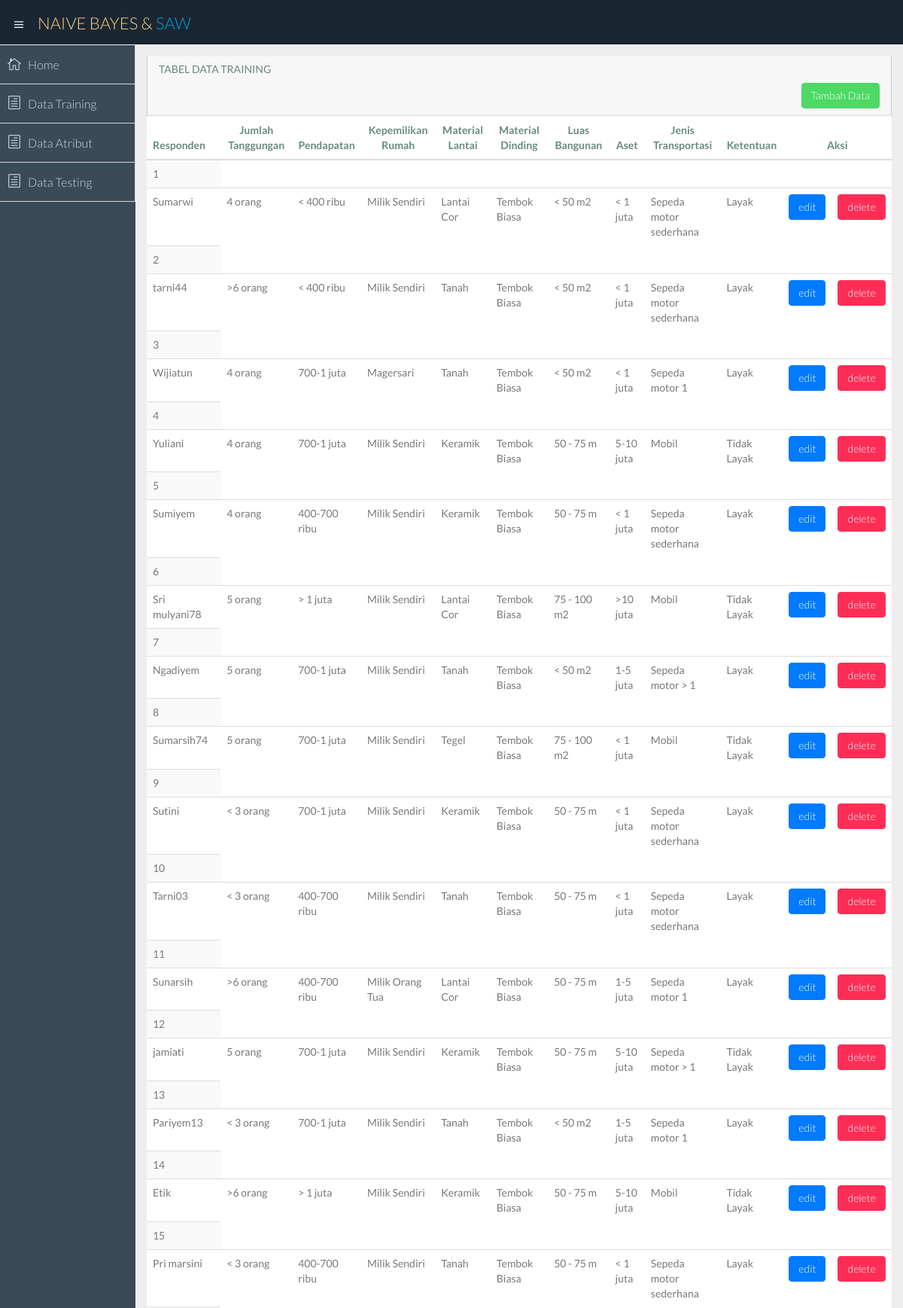
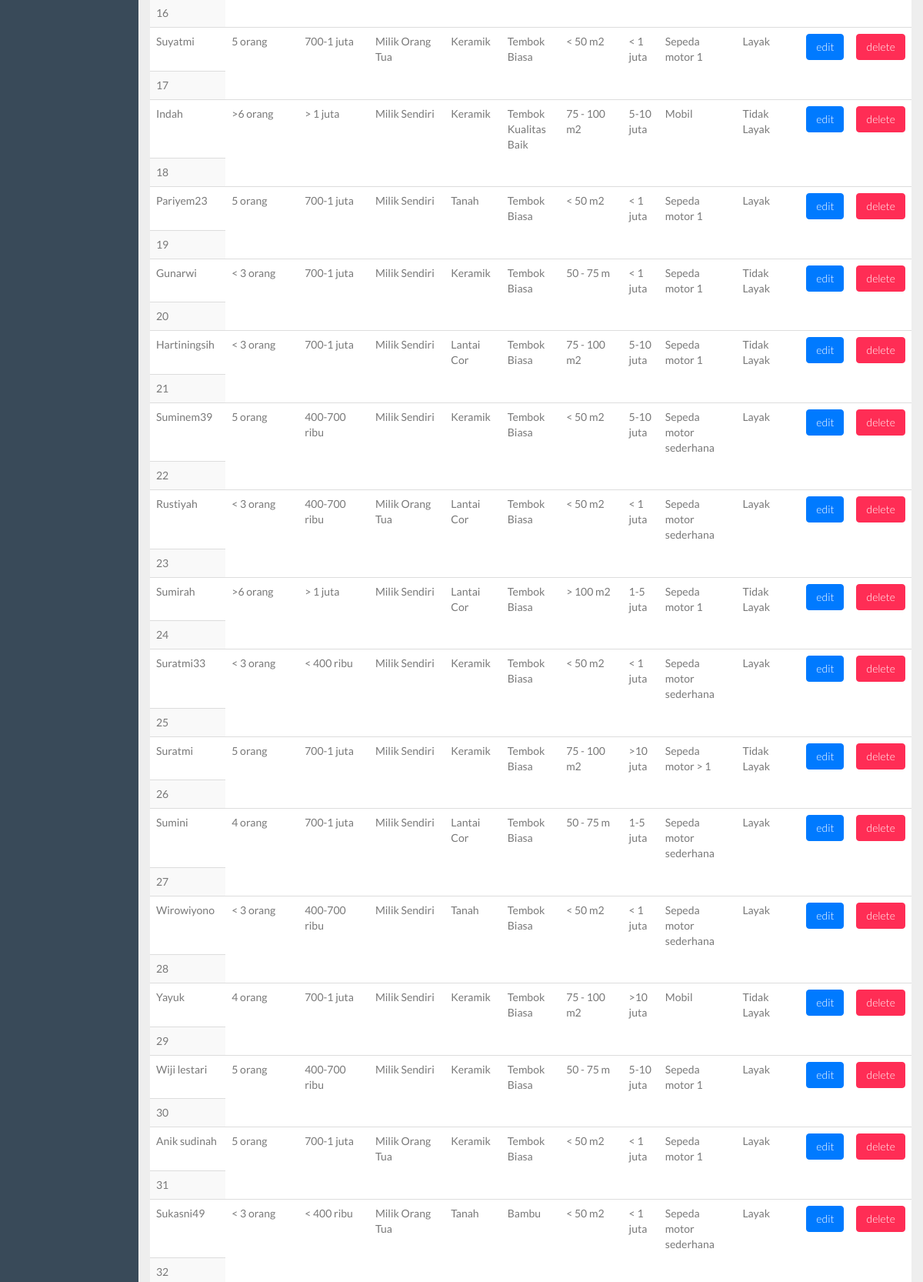
The page /master/home.php (upper part) on the database its author committed (2 pictures, top to bottom).
### tables this page shows
CREATE TABLE IF NOT EXISTS `nbc_data` (
  `id_data` int(11) unsigned NOT NULL AUTO_INCREMENT,
  `id_responden` tinyint(3) unsigned NOT NULL,
  `id_atribut` tinyint(3) unsigned NOT NULL,
  `id_parameter` tinyint(3) unsigned NOT NULL,
  PRIMARY KEY (`id_data`)
);

### master/home.php (the view, shortened to what this page needs)
<!DOCTYPE html>
<html lang="en">
<head>
<?php
$nomer=1;
$jml_atribut=0;
include "koneksi.php";
$count=1;
$sql = 'SELECT * FROM nbc_atribut ORDER BY id_atribut' ;
$result = $db->query($sql);
$atribut=array();
$noatribut=array();
foreach ($result as $row) {
    $atribut[$row['id_atribut']]=$row['atribut'];
    $noatribut[$count]=$row['id_atribut'];
    $jml_atribut=$jml_atribut+1 ;
    $count=$count+1;
    }
$sql = 'SELECT * FROM nbc_parameter ORDER BY id_atribut,id_parameter';
$result = $db->query($sql);
$parameter=array();
$id_atribut=0;
foreach ($result as $row) {
    if($id_atribut!=$row['id_atribut']){
        $parameter[$row['id_atribut']]=array();
        $id_atribut=$row['id_atribut'];
    }
    $parameter[$row['id_atribut']][$row['nilai']]=$row['parameter'];
}
$sql = 'SELECT * FROM nbc_data a JOIN nbc_responden b USING(id_responden) ORDER BY b.id_responden';
$result = $db->query($sql);
$data=array();
$responden=array();
$id_responden=0;
foreach ($result as $row) {
    if($id_responden!=$row['id_responden']){
        $responden[$row['id_responden']]=$row['responden'];
        $data[$row['id_responden']]=array();
        $id_responden=$row['id_responden'];
    }
    $data[$row['id_responden']][$row['id_atribut']]=$row['id_parameter'];
}
?>
</head>
<body>
  <section id="container" class="">
    <section id="main-content">
      <section class="wrapper">
        <div class="row">
          <div class="col-sm-12">
            <section class="panel">
              <header class="panel-heading">
                TABEL DATA TRAINING<br>
                <p align="right">
               <a class="btn btn-success" href="data_training/input.php">Tambah Data</a>
              </p>
              </header>
              <table class="table table-striped">
                <thead>
                  <tr>
                    <th>Responden</th>
                    <?php
                        for($i=2;$i<=$jml_atribut;$i++){
                            echo "<th style='text-align:center'>{$atribut[$noatribut[$i]]}</th>";
                        }
                        ?>
                        <th style="text-align:center"><?php echo $atribut[$noatribut[1]];?></th>
                        <th colspan="2" align="center" style="text-align:center">Aksi</th>
                  </tr>
                </thead>
                   <tbody>
                        <?php
                        foreach($data as $id_responden=>$dt_atribut){
                            echo "<tr><td>{$nomer}</td>";
                            $nomer=$nomer+1;
                            echo "<tr><td>{$responden[$id_responden]}</td>";
                            for($i=2;$i<=$jml_atribut;$i++){
                                echo "<td>{$parameter[$noatribut[$i]][$dt_atribut[$noatribut[$i]]]}</td>";
                            }
                            echo "<td>{$parameter[1][$dt_atribut[1]]}</td>";
                        ?>  <td><a class="btn btn-primary" href="data_training/edit.php?id=<?php echo $id_responden; ?>">edit</a></td>
                            <td><a class="btn btn-danger" href="data_training/hapus.php?id=<?php echo $id_responden; ?>">delete</a></td></tr> <?php
                            }
                        ?>
                  </tr>
                </tbody>
              </table>
            </section>
          </div>
        </div>
      </section>
    </section>
  </section>
</body>
</html>

### rows shown on the page
nbc_data: id_responden "Sumarwi", id_responden "4 orang", id_atribut "< 400 ribu", id_parameter "Milik Sendiri", i "Lantai Cor", id_responden "Tembok Biasa", id_atribut "< 50 m2", id_atribut "< 1 juta", id_atribut "Sepeda motor sederhana", id_parameter "Layak", id_responden "tarni44", id_atribut ">6 orang", id_atribut "Tanah", id_responden "Sumarsih74", i "5 orang", id_responden "700-1 juta", id_responden "Tegel", id_responden "75 - 100 m2", id_parameter "Mobil", dt_atribut "Tidak Layak", id_responden "Sutini", id_parameter "< 3 orang", id_parameter "Keramik", i "50 - 75 m", id_responden "Etik", id_parameter "> 1 juta", id_responden "5-10 juta", id_responden "Indah", id_parameter "Tembok Kualitas Baik", id_responden "Suratmi33", id_responden "Sukasni49", id_responden "Milik Orang Tua", id_atribut "Bambu"

### other values the page prints
$atribut[$noatribut[$i]] "Jumlah Tanggungan"
$atribut[$noatribut[$i]] "Pendapatan"
$atribut[$noatribut[$i]] "Kepemilikan Rumah"
$atribut[$noatribut[$i]] "Material Lantai"
$atribut[$noatribut[$i]] "Material Dinding"
$atribut[$noatribut[$i]] "Luas Bangunan"
$atribut[$noatribut[$i]] "Aset"
$atribut[$noatribut[$i]] "Jenis Transportasi"
$atribut[$noatribut[1]] "Ketentuan"
$responden[$id_responden] "Wijiatun"
$parameter[$noatribut[$i]][$dt_atribut[$noatribut[$i]]] "4 orang"
$parameter[$noatribut[$i]][$dt_atribut[$noatribut[$i]]] "700-1 juta"
$parameter[$noatribut[$i]][$dt_atribut[$noatribut[$i]]] "Magersari"
$parameter[$noatribut[$i]][$dt_atribut[$noatribut[$i]]] "Tanah"
$parameter[$noatribut[$i]][$dt_atribut[$noatribut[$i]]] "Tembok Biasa"
